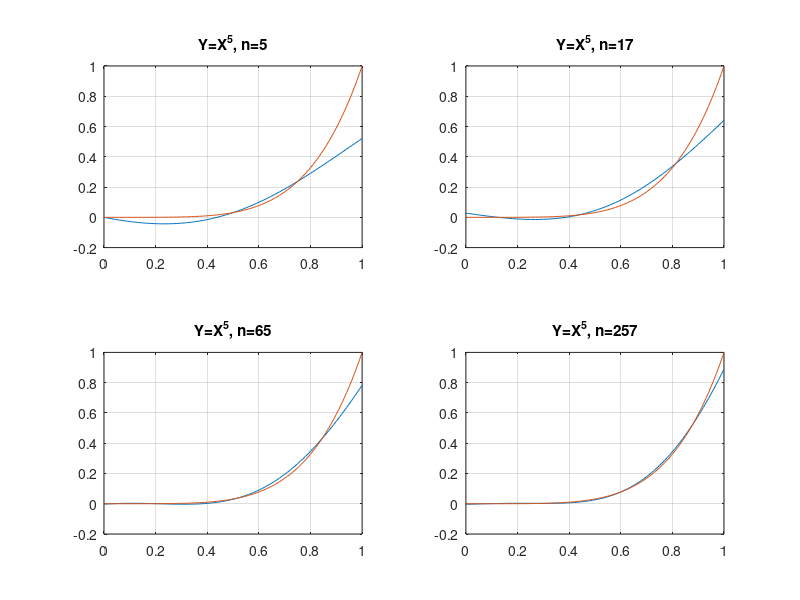

Here is the MATLAB script that generated this plot:
Y = [
9.9953442e-06
-0.0032621312
-0.0064362227
-0.00950851
-0.01247429
-0.015329551
-0.018069716
-0.020690652
-0.023187807
-0.025557395
-0.027794392
-0.029895505
-0.03185585
-0.0336716
-0.035338477
-0.036852373
-0.038209422
-0.039405397
-0.040437054
-0.041299866
-0.041990675
-0.042505269
-0.042840519
-0.042992766
-0.0429587
-0.04273483
-0.042318568
-0.041706311
-0.040895183
-0.039882563
-0.038665977
-0.037242575
-0.035610113
-0.033766533
-0.031709579
-0.029437319
-0.026948016
-0.024240183
-0.021311952
-0.018162918
-0.014790904
-0.011196043
-0.0073771582
-0.0033336891
0.00093447062
0.0054278314
0.01014616
0.015088797
0.020256075
0.025646707
0.031260004
0.037095115
0.043150664
0.049424896
0.055916512
0.062623602
0.069543731
0.076674926
0.084014783
0.091560413
0.099309013
0.10725737
0.11540201
0.1237398
0.13226698
0.14097935
0.14987316
0.15894399
0.16818737
0.17759896
0.1871737
0.19690648
0.2067925
0.21682628
0.22700219
0.2373147
0.24775837
0.25832686
0.26901462
0.27981495
0.29072195
0.30172887
0.31282967
0.32401732
0.33528503
0.3466266
0.35803438
0.36950214
0.38102199
0.39258766
0.40419151
0.41582662
0.42748533
0.43916088
0.45084553
0.46253224
0.47421364
0.48588259
0.49753157
0.50915327
0.52074083
];
X = 0:100;
X = .01 * X;
YY = X .* X .* X .* X .* X;
subplot(2,2,1)
plot(X,Y,X,YY)
title('Y=X^5, n=5')
grid

Y = [
0.027989738
0.025485201
0.02301072
0.020570704
0.018169974
0.015812203
0.013503057
0.011247356
0.0090497
0.0069151223
0.004849619
0.0028575001
0.00094520719
-0.00088267094
-0.0026195917
-0.0042599758
-0.0057981684
-0.0072281218
-0.0085442049
-0.009740294
-0.010809843
-0.01174744
-0.012546539
-0.013201294
-0.013704955
-0.014051817
-0.014235969
-0.014250635
-0.014090133
-0.013748575
-0.013219759
-0.012497581
-0.011576787
-0.010451109
-0.009114975
-0.0075629787
-0.0057896246
-0.0037892633
-0.0015571088
0.00091157489
0.0036226543
0.0065792026
0.0097876216
0.013250833
0.016973602
0.020959385
0.025212883
0.029735969
0.034533257
0.039606759
0.044959834
0.050594812
0.056513849
0.062718387
0.069210545
0.075992108
0.083062988
0.090424783
0.098077555
0.10602225
0.11425723
0.1227831
0.13159844
0.14070255
0.15009394
0.15977012
0.16973013
0.17997018
0.19048832
0.20128123
0.21234551
0.22367695
0.23527213
0.24712599
0.25923393
0.27159052
0.28419108
0.29703002
0.31010081
0.3233965
0.33691132
0.3506388
0.36457059
0.37870013
0.39301912
0.40752028
0.42219528
0.43703494
0.45203085
0.46717449
0.48245662
0.49786739
0.51339794
0.52903842
0.54477881
0.56060895
0.5765188
0.59249833
0.60853722
0.62462467
0.64075048
];
subplot(2,2,2)
plot(X,Y,X,YY)
title('Y=X^5, n=17')
grid

Y = [
-0.00290223
-0.0018541592
-0.00091490535
-8.5932986e-05
0.00063682031
0.0012538959
0.0017676648
0.0021817115
0.0024989093
0.0027218345
0.0028550691
0.0029039084
0.0028734642
0.0027678359
0.0025941071
0.0023575058
0.0020671281
0.0017273607
0.0013472287
0.00093343549
0.00049574622
4.2095359e-05
-0.00041735219
-0.00087425996
-0.0013184405
-0.0017401981
-0.0021282555
-0.0024719347
-0.0027604226
-0.0029829657
-0.003127597
-0.0031817082
-0.0031350941
-0.0029734619
-0.0026865432
-0.0022599169
-0.0016822451
-0.00094012402
-2.1338203e-05
0.0010869153
0.0023982528
0.00392369
0.0056787972
0.007674275
0.009924711
0.012440589
0.015236149
0.018322456
0.021712769
0.02541843
0.029451808
0.033824811
0.038547821
0.04363184
0.049088482
0.054927131
0.061158705
0.067792234
0.074837102
0.082301185
0.090193783
0.098522849
0.10729569
0.11651902
0.12619913
0.136342
0.14695306
0.15803694
0.16959667
0.18163694
0.19416128
0.20716981
0.2206664
0.2346506
0.24912331
0.26408411
0.27953198
0.29546565
0.31188177
0.3287785
0.34615177
0.36399738
0.38231
0.40108459
0.42031369
0.43999159
0.46011018
0.48066018
0.50163331
0.52302015
0.54481066
0.56699312
0.58955737
0.61249032
0.63577948
0.65941198
0.68337451
0.70765132
0.73222988
0.75709304
0.78222651
];
subplot(2,2,3)
plot(X,Y,X,YY)
title('Y=X^5, n=65')
grid

Y = [
-0.0037825952
-0.0033012959
-0.0028048951
-0.0023073991
-0.0018082932
-0.0013166471
-0.00083439079
-0.00036876792
7.6151228e-05
0.00049622965
0.00089185285
0.0012528101
0.001584076
0.00187788
0.0021378978
0.0023589315
0.0025451775
0.0026940936
0.0028097708
0.0028873343
0.0029354035
0.0029542364
0.0029484773
0.0029199313
0.0028752675
0.0028207778
0.0027600416
0.0027011168
0.0026507133
0.0026173323
0.0026085125
0.0026345535
0.0027050826
0.0028313135
0.0030212002
0.0032879733
0.0036435342
0.0041022607
0.0046739753
0.0053752481
0.0062193395
0.0072173228
0.0083888189
0.0097464807
0.01130934
0.013088234
0.015103304
0.017368483
0.019903917
0.022724937
0.025848662
0.029292277
0.033073472
0.037211742
0.04172173
0.046624091
0.051934314
0.057670696
0.063850775
0.070490865
0.077611274
0.085224885
0.09334984
0.10200402
0.1112015
0.12095809
0.13129221
0.14221304
0.15373983
0.16588173
0.17865716
0.19207625
0.20614931
0.22088891
0.23630692
0.2524111
0.26921248
0.2867186
0.30493542
0.32387253
0.34353389
0.36392344
0.38504822
0.40690802
0.42950797
0.45284651
0.47692763
0.50174541
0.52730093
0.55359179
0.58061408
0.60836003
0.63682764
0.66600587
0.69589118
0.72647063
0.75773573
0.78967757
0.82228069
0.85553377
0.88942218
];
subplot(2,2,4)
plot(X,Y,X,YY)
title('Y=X^5, n=257')
grid

